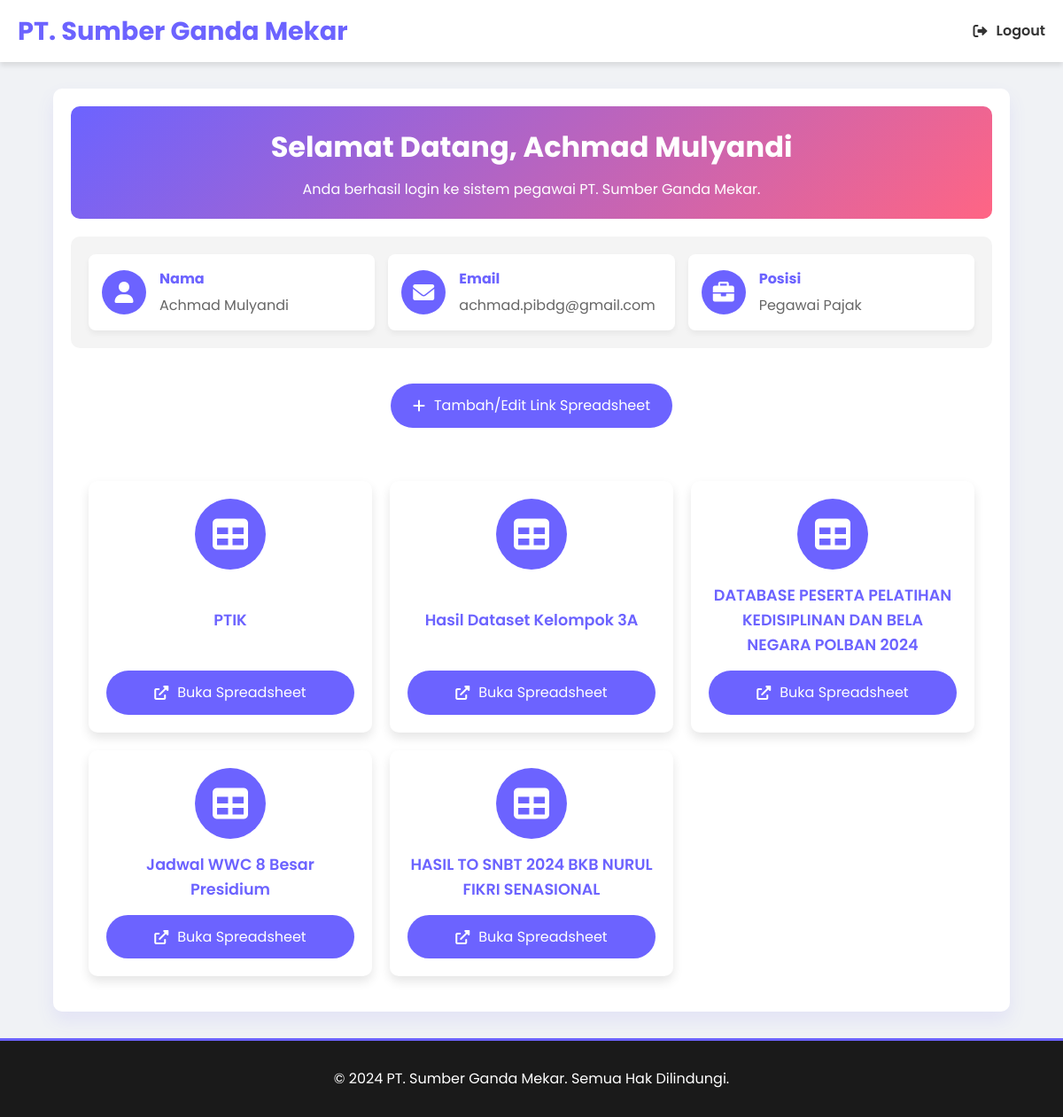
The app's page /pegawai.php (signed in) with its own data.
### tables this page shows
CREATE TABLE `pegawai` (
  `id` int(11) NOT NULL,
  `nama` varchar(100) NOT NULL,
  `posisi` varchar(100) NOT NULL,
  `email` varchar(100) NOT NULL,
  `password` varchar(255) NOT NULL,
  `spreadsheet_link_1` varchar(255) DEFAULT NULL,
  `spreadsheet_link_2` varchar(255) DEFAULT NULL,
  `spreadsheet_link_3` varchar(255) DEFAULT NULL,
  `spreadsheet_link_4` varchar(255) DEFAULT NULL,
  `spreadsheet_link_5` varchar(255) DEFAULT NULL,
  `spreadsheet_link_name_1` varchar(255) DEFAULT NULL,
  `spreadsheet_link_name_2` varchar(255) DEFAULT NULL,
  `spreadsheet_link_name_3` varchar(255) DEFAULT NULL,
  `spreadsheet_link_name_4` varchar(255) DEFAULT NULL,
  `spreadsheet_link_name_5` varchar(255) DEFAULT NULL
);

### pegawai.php (the view, shortened to what this page needs)
<?php
include 'db.php';
$pegawai_id = $_SESSION['pegawai_id'];
try {
    $stmt = $pdo->prepare("SELECT * FROM pegawai WHERE id = ?");
    $stmt->execute([$pegawai_id]);
    $pegawai = $stmt->fetch();
    if ($pegawai) {
        $nama = $pegawai['nama'];
        $email = $pegawai['email'];
        $posisi = $pegawai['posisi'];
        $spreadsheet_links = [
            ['link' => $pegawai['spreadsheet_link_1'], 'name' => $pegawai['spreadsheet_link_name_1']],
            ['link' => $pegawai['spreadsheet_link_2'], 'name' => $pegawai['spreadsheet_link_name_2']],
            ['link' => $pegawai['spreadsheet_link_3'], 'name' => $pegawai['spreadsheet_link_name_3']],
            ['link' => $pegawai['spreadsheet_link_4'], 'name' => $pegawai['spreadsheet_link_name_4']],
            ['link' => $pegawai['spreadsheet_link_5'], 'name' => $pegawai['spreadsheet_link_name_5']],
        ];
    } else {
        echo "Data pegawai tidak ditemukan!";
        exit();
    }
} catch (PDOException $e) {
    echo 'Error: ' . $e->getMessage();
    exit();
}
?>
<!DOCTYPE html>
<html lang="id">
<head>
    <link rel="stylesheet" href="https://cdnjs.cloudflare.com/ajax/libs/font-awesome/6.0.0-beta3/css/all.min.css">
</head>
<body>
    <header>
        <nav class="navbar">
            <div class="logo">
                <h1>PT. Sumber Ganda Mekar</h1>
            </div>
            <ul class="nav-links">
                <li><a href="logout.php"><i class="fas fa-sign-out-alt"></i> Logout</a></li>
            </ul>
        </nav>
    </header>
    <div class="container">
        <div class="box">
            <div class="header-section">
                <h2>Selamat Datang, <?php echo htmlspecialchars($nama); ?></h2>
                <p>Anda berhasil login ke sistem pegawai PT. Sumber Ganda Mekar.</p>
            </div>
            <div class="profile-info">
                <div class="profile-detail">
                    <div class="profile-detail-icon">
                        <i class="fas fa-user"></i>
                    </div>
                    <div class="profile-detail-text">
                        <strong>Nama</strong>
                        <p><?php echo htmlspecialchars($nama); ?></p>
                    </div>
                </div>
                <div class="profile-detail">
                    <div class="profile-detail-icon">
                        <i class="fas fa-envelope"></i>
                    </div>
                    <div class="profile-detail-text">
                        <strong>Email</strong>
                        <p><?php echo htmlspecialchars($email); ?></p>
                    </div>
                </div>
                <div class="profile-detail">
                    <div class="profile-detail-icon">
                        <i class="fas fa-briefcase"></i>
                    </div>
                    <div class="profile-detail-text">
                        <strong>Posisi</strong>
                        <p><?php echo htmlspecialchars($posisi); ?></p>
                    </div>
                </div>
            </div>
            <div class="actions">
                <a href="input-links.php"><i class="fas fa-plus"></i> Tambah/Edit Link Spreadsheet</a>
            </div>
            <?php
            $has_links = false;
            foreach ($spreadsheet_links as $link_info) {
                if (!empty($link_info['link'])) {
                    $has_links = true;
                    break;
                }
            }
            ?>
            <?php if ($has_links): ?>
        <div class="spreadsheet-link-container">
            <?php for ($i = 0; $i < 5; $i++): ?>
                <?php if (!empty($spreadsheet_links[$i]['link'])): ?>
                    <div class="spreadsheet-card">
                        <div class="spreadsheet-card-icon">
                            <i class="fas fa-table"></i>
                        </div>
                        <div class="spreadsheet-card-title">
                            <?php echo htmlspecialchars($spreadsheet_links[$i]['name'] ?? "Link Spreadsheet " . ($i + 1)); ?>
                        </div>
                        <div class="spreadsheet-card-actions">
                            <a href="<?php echo htmlspecialchars($spreadsheet_links[$i]['link']); ?>" target="_blank">
                                <i class="fas fa-external-link-alt"></i> Buka Spreadsheet
                            </a>
                        </div>
                    </div>
                <?php endif; ?>
            <?php endfor; ?>
        </div>
    <?php endif; ?>
        </div>
    </div>
    <footer>
        <p>&copy; <?php echo date("Y"); ?> PT. Sumber Ganda Mekar. Semua Hak Dilindungi.</p>
    </footer>
</body>
</html>

### pegawai.php (style rules this page uses)
:root { --primary-color: #6C63FF; --secondary-color: #FF6584; --background-color: #f0f2f5; --text-color: #333; --light-bg: #ffffff; --dark-bg: #1a1a1a; --transition-speed: 0.3s; --font-primary: 'Poppins', sans-serif; --font-secondary: 'Roboto', sans-serif; }
* { margin: 0; padding: 0; box-sizing: border-box; }
body { font-family: var(--font-primary); color: var(--text-color); background-color: var(--background-color); line-height: 1.6; padding-top: 70px; }
header { background: var(--light-bg); box-shadow: 0 4px 6px rgba(0, 0, 0, 0.1); position: fixed; top: 0; left: 0; width: 100%; z-index: 1000; transition: background 0.3s ease; }
.navbar { display: flex; justify-content: space-between; align-items: center; height: 70px; padding: 0 20px; }
.logo h1 { font-size: 1.8rem; color: var(--primary-color); transition: color var(--transition-speed); }
.nav-links { list-style: none; display: flex; gap: 20px; }
.nav-links li a { text-decoration: none; color: var(--text-color); font-weight: 600; transition: color var(--transition-speed); display: flex; align-items: center; gap: 10px; }
.container { width: 90%; max-width: 1200px; margin: 30px auto; padding: 20px; background: var(--light-bg); border-radius: 10px; box-shadow: 0 10px 20px rgba(108, 99, 255, 0.1); }
.box { display: flex; flex-direction: column; gap: 20px; }
.header-section { text-align: center; padding: 20px; background: linear-gradient(135deg, var(--primary-color), var(--secondary-color)); color: white; border-radius: 10px; }
.header-section h2 { margin-bottom: 10px; font-size: 2rem; }
.profile-info { background: #f4f4f4; padding: 20px; border-radius: 10px; display: flex; flex-wrap: wrap; justify-content: space-between; gap: 15px; }
.profile-detail { flex: 1; min-width: 250px; background: white; border-radius: 8px; padding: 15px; box-shadow: 0 4px 6px rgba(0, 0, 0, 0.05); display: flex; align-items: center; gap: 15px; transition: transform 0.3s ease, box-shadow 0.3s ease; }
.profile-detail-icon { background: var(--primary-color); color: white; width: 50px; height: 50px; border-radius: 50%; display: flex; align-items: center; justify-content: center; font-size: 1.5rem; }
.profile-detail-text { flex-grow: 1; }
.profile-detail-text strong { color: var(--primary-color); display: block; margin-bottom: 5px; }
.profile-detail-text p { margin: 0; color: #666; }
.actions { text-align: center; margin: 20px 0; }
.actions a { text-decoration: none; background: var(--primary-color); color: white; padding: 12px 25px; border-radius: 50px; transition: background var(--transition-speed); display: inline-flex; align-items: center; gap: 10px; }
.spreadsheet-link-container { display: grid; grid-template-columns: repeat(auto-fit, minmax(250px, 1fr)); gap: 20px; padding: 20px; }
.spreadsheet-card { background: white; border-radius: 10px; padding: 20px; text-align: center; box-shadow: 0 6px 12px rgba(0, 0, 0, 0.1); transition: transform 0.3s ease, box-shadow 0.3s ease; display: flex; flex-direction: column; justify-content: space-between; }
.spreadsheet-card-icon { background: var(--primary-color); color: white; width: 80px; height: 80px; border-radius: 50%; display: flex; align-items: center; justify-content: center; font-size: 2.5rem; margin: 0 auto 15px; transition: background 0.3s ease; }
.spreadsheet-card-title { font-weight: 600; color: var(--primary-color); margin-bottom: 15px; font-size: 1.1rem; min-height: 50px; display: flex; align-items: center; justify-content: center; text-align: center; }
.spreadsheet-card-actions { display: flex; flex-direction: column; gap: 10px; }
.spreadsheet-card a { text-decoration: none; background: var(--primary-color); color: white; padding: 12px 20px; border-radius: 50px; display: flex; align-items: center; justify-content: center; gap: 10px; transition: background 0.3s ease; }
footer { background: var(--dark-bg); color: #fff; text-align: center; padding: 30px 20px; position: relative; border-top: 3px solid var(--primary-color); }
footer p { font-size: 1rem; }

### records on screen
pegawai: nama "Achmad Mulyandi", email "achmad.pibdg@gmail.com", posisi "Pegawai Pajak", spreadsheet_link_name_1 "PTIK", spreadsheet_link_name_2 "Hasil Dataset Kelompok 3A", spreadsheet_link_name_3 "DATABASE PESERTA PELATIHAN KEDISIPLINAN DAN BELA NEGARA POLBAN 2024", spreadsheet_link_name_4 "Jadwal WWC 8 Besar Presidium", spreadsheet_link_name_5 "HASIL TO SNBT 2024 BKB NURUL FIKRI SENASIONAL"
